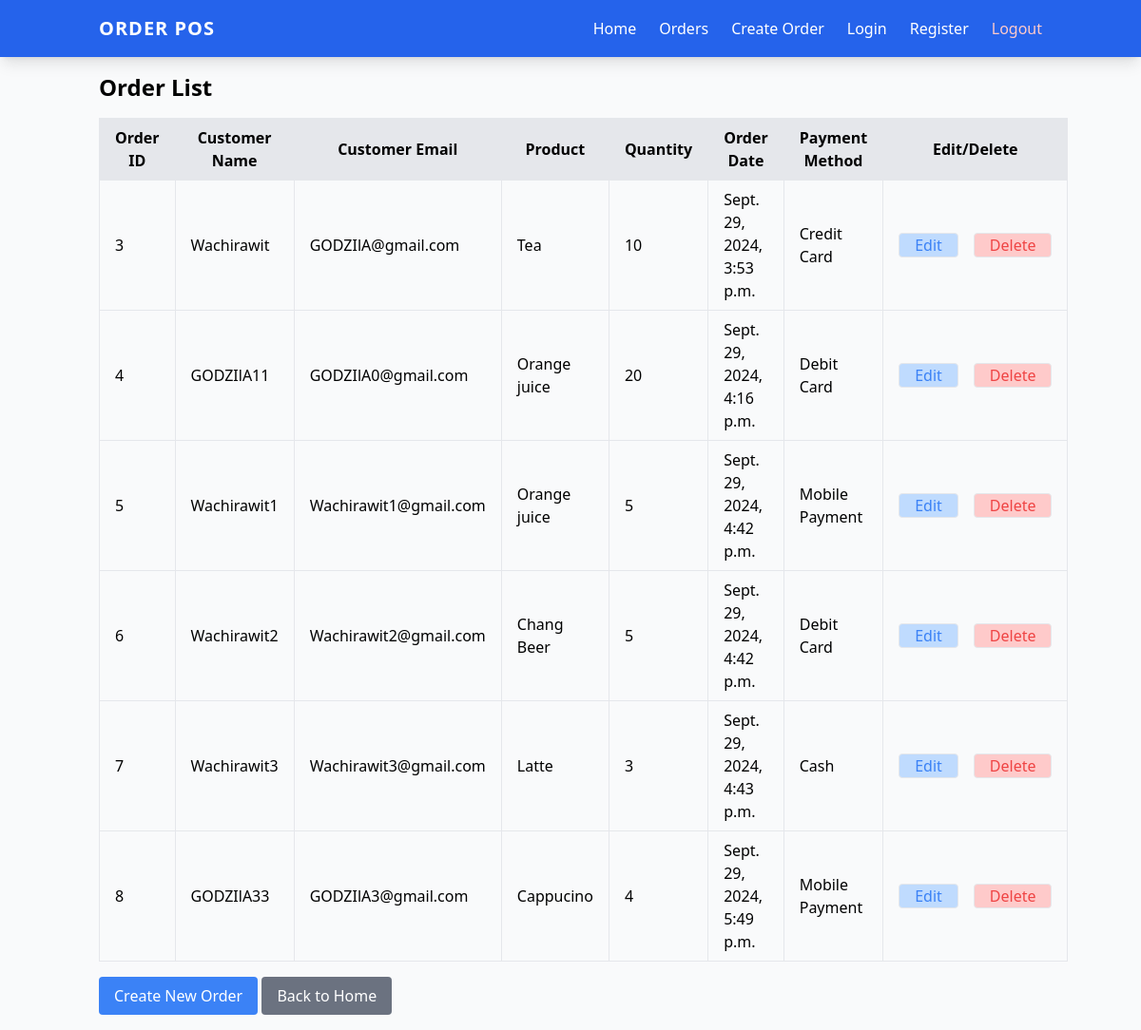
The app's page /order-list/ (signed in) with its own data.
### myapp/models.py (models this page shows, shortened)
class Order(models.Model):
    PAYMENT_METHOD_CHOICES = [
        (1, 'Cash'),
        (2, 'Credit Card'),
        (3, 'Debit Card'),
        (4, 'Mobile Payment'),
    ]
    id = models.BigAutoField(primary_key=True)  # หากไม่ได้กำหนด ควรใช้ `BigAutoField` ในกรณีนี้
    created_at = models.DateTimeField(default=timezone.now)
    total_price = models.DecimalField(max_digits=10, decimal_places=2, default=0)
    payment_method = models.IntegerField(choices=PAYMENT_METHOD_CHOICES, default=1)
    customer = models.ForeignKey(Customer, on_delete=models.CASCADE)

class Customer(models.Model):
    user = models.OneToOneField(User, on_delete=models.CASCADE, null=True, blank=True)
    name = models.CharField(max_length=255)
    email = models.EmailField(unique=True)

class OrderItem(models.Model):
    order = models.ForeignKey(Order, related_name='items', on_delete=models.CASCADE)
    product = models.ForeignKey(Product, on_delete=models.CASCADE)
    quantity = models.IntegerField()
    price = models.DecimalField(max_digits=10, decimal_places=2)

class Product(models.Model):
    name = models.CharField(max_length=255)
    price = models.DecimalField(max_digits=10, decimal_places=2,default=1)
    stock = models.IntegerField(default=1)

### myapp/views.py (the view)
# urls.py: path('order-list/', views.order_list, name='order_list'),
@login_required
def order_list(request):
    orders = Order.objects.all()
    return render(request, 'order_list.html', {'orders': orders})

### myapp/templates/order_list.html (shortened to what this page needs)
<!DOCTYPE html>
<html lang="en">
<head>
    {% load static %}
    <link href="{% static 'css/dist/styles.css' %}" rel="stylesheet">
</head>
<body>
    {% include 'header.html' %}
    <div class="container mx-auto p-4">
        <h2 class="text-2xl font-bold mb-4">Order List</h2>
        <table class="min-w-full border border-gray-300">
            <thead>
                <tr class="bg-gray-200">
                    <th class="border px-4 py-2">Order ID</th>
                    <th class="border px-4 py-2">Customer Name</th>
                    <th class="border px-4 py-2">Customer Email</th>
                    <th class="border px-4 py-2">Product</th>
                    <th class="border px-4 py-2">Quantity</th>
                    <th class="border px-4 py-2">Order Date</th>
                    <th class="border px-4 py-2">Payment Method</th>
                    <th class="border px-4 py-2">Edit/Delete</th>
                </tr>
            </thead>
            <tbody>
                {% for order in orders %}
                    <tr>
                        <td class="border px-4 py-2">{{ order.id }}</td>
                        <td class="border px-4 py-2">{{ order.customer.name }}</td>
                        <td class="border px-4 py-2">{{ order.customer.email }}</td>
                        {% for item in order.items.all %}
                            <td class="border px-4 py-2">{{ item.product.name }}</td>
                            <td class="border px-4 py-2">{{ item.quantity }}</td>
                        {% endfor %}
                        <td class="border px-4 py-2">{{ order.created_at }}</td>
                        <td class="border px-4 py-2">
                            {% if order.payment_method == 1 %}
                                Cash
                            {% elif order.payment_method == 2 %}
                                Credit Card
                            {% elif order.payment_method == 3 %}
                                Debit Card
                            {% elif order.payment_method == 4 %}
                                Mobile Payment
                            {% endif %}
                        </td>
                    <td class="border px-4 py-2">
                    <div class="flex space-x-4">
                        <a href="{% url 'edit_order' order.id %}" class="text-blue-500 hover:underline border px-4 py-0.8 bg-blue-200 rounded">Edit</a>
                        <a href="{% url 'delete_order' order.id %}" class="text-red-500 hover:underline border px-4 py-0.8 bg-red-200 rounded">Delete</a>
                    </div>
                </td>
                    </tr>
                {% empty %}
                    <tr>
                        <td colspan="7" class="text-center border px-4 py-2">No orders found.</td>
                    </tr>
                {% endfor %}
            </tbody>
        </table>
        <a href="{% url 'create_order' %}" class="bg-blue-500 text-white px-4 py-2 rounded mt-4 inline-block">Create New Order</a>
        <a href="{% url 'home' %}" class="bg-gray-500 text-white px-4 py-2 rounded mt-4 inline-block">Back to Home</a>
    </div>
</body>
</html>

### myapp/templates/header.html (shortened to what this page needs)
{% load static %}
<!DOCTYPE html>
<html lang="en">
<head>
    <link href="{% static 'css/dist/styles.css' %}" rel="stylesheet">
    <script src="https://cdn.tailwindcss.com"></script>
</head>
<body class="bg-gray-50">
    <header class="bg-blue-600 text-white shadow-lg sticky top-0 z-50">
        <div class="container mx-auto p-4 flex items-center justify-between">
            <h1 class="text-xl font-bold tracking-wider">ORDER POS</h1>
            <nav>
                <ul class="flex space-x-6">
                    <li><a href="{% url 'home' %}" class="hover:underline transition-colors duration-200">Home</a></li>
                    <li><a href="{% url 'order_list' %}" class="hover:underline transition-colors duration-200">Orders</a></li>
                    <li><a href="{% url 'create_order' %}" class="hover:underline transition-colors duration-200">Create Order</a></li>
                    <li><a href="{% url 'login' %}" class="hover:underline transition-colors duration-200">Login</a></li>
                    <li><a href="{% url 'register' %}" class="hover:underline transition-colors duration-200">Register</a></li>
                    <li><a id="logoutBtn" href="#" class="text-red-200 hover:text-red-500 transition-colors duration-200">Logout</a></li>
                </ul>
            </nav>
        </div>
    </header>
</body>
</html>

### records on screen
Order: id "3", customer.name "Wachirawit", customer.email "GODZIlA@gmail.com", created_at "Sept. 29, 2024, 3:53 p.m.", payment_method "Credit Card"
OrderItem: product.name "Tea", quantity "10"
Order: id "4", customer.name "GODZIlA11", customer.email "GODZIlA0@gmail.com", created_at "Sept. 29, 2024, 4:16 p.m.", payment_method "Debit Card"
OrderItem: product.name "Orange juice", quantity "20"
Order: id "5", customer.name "Wachirawit1", customer.email "Wachirawit1@gmail.com", created_at "Sept. 29, 2024, 4:42 p.m.", payment_method "Mobile Payment"
OrderItem: product.name "Orange juice", quantity "5"
Order: id "6", customer.name "Wachirawit2", customer.email "Wachirawit2@gmail.com", created_at "Sept. 29, 2024, 4:42 p.m.", payment_method "Debit Card"
OrderItem: product.name "Chang Beer", quantity "5"
Order: id "7", customer.name "Wachirawit3", customer.email "Wachirawit3@gmail.com", created_at "Sept. 29, 2024, 4:43 p.m.", payment_method "Cash"
OrderItem: product.name "Latte", quantity "3"
Order: id "8", customer.name "GODZIlA33", customer.email "GODZIlA3@gmail.com", created_at "Sept. 29, 2024, 5:49 p.m.", payment_method "Mobile Payment"
OrderItem: product.name "Cappucino", quantity "4"
